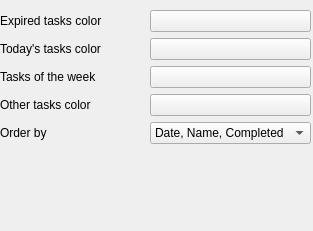
<?xml version="1.0" encoding="UTF-8"?>
<ui version="4.0">
 <class>appearanceconfig</class>
 <widget class="QWidget" name="appearanceconfig">
  <property name="geometry">
   <rect>
    <x>0</x>
    <y>0</y>
    <width>313</width>
    <height>231</height>
   </rect>
  </property>
  <property name="windowTitle">
   <string>Form</string>
  </property>
  <widget class="QWidget" name="">
   <property name="geometry">
    <rect>
     <x>0</x>
     <y>10</y>
     <width>311</width>
     <height>138</height>
    </rect>
   </property>
   <layout class="QGridLayout" name="gridLayout">
    <item row="0" column="0">
     <widget class="QLabel" name="label">
      <property name="text">
       <string>Expired tasks color</string>
      </property>
     </widget>
    </item>
    <item row="1" column="0">
     <widget class="QLabel" name="label_2">
      <property name="text">
       <string>Today's tasks color</string>
      </property>
     </widget>
    </item>
    <item row="3" column="0">
     <widget class="QLabel" name="label_4">
      <property name="text">
       <string>Other tasks color</string>
      </property>
     </widget>
    </item>
    <item row="4" column="0">
     <widget class="QLabel" name="label_5">
      <property name="text">
       <string>Order by</string>
      </property>
     </widget>
    </item>
    <item row="0" column="1">
     <widget class="KColorButton" name="expiredColor">
      <property name="color">
       <color>
        <red>200</red>
        <green>0</green>
        <blue>0</blue>
       </color>
      </property>
      <property name="alphaChannelEnabled">
       <bool>false</bool>
      </property>
     </widget>
    </item>
    <item row="1" column="1">
     <widget class="KColorButton" name="todayColor">
      <property name="color">
       <color>
        <red>230</red>
        <green>70</green>
        <blue>0</blue>
       </color>
      </property>
     </widget>
    </item>
    <item row="3" column="1">
     <widget class="KColorButton" name="otherColor"/>
    </item>
    <item row="2" column="0">
     <widget class="QLabel" name="label_3">
      <property name="text">
       <string>Tasks of the week</string>
      </property>
     </widget>
    </item>
    <item row="2" column="1">
     <widget class="KColorButton" name="weekColor">
      <property name="color">
       <color>
        <red>230</red>
        <green>240</green>
        <blue>0</blue>
       </color>
      </property>
     </widget>
    </item>
    <item row="4" column="1">
     <widget class="QComboBox" name="orderBy">
      <property name="enabled">
       <bool>true</bool>
      </property>
      <property name="sizeAdjustPolicy">
       <enum>QComboBox::AdjustToContents</enum>
      </property>
      <item>
       <property name="text">
        <string>Date, Name, Completed</string>
       </property>
      </item>
      <item>
       <property name="text">
        <string>Name, Date, Completed</string>
       </property>
      </item>
      <item>
       <property name="text">
        <string>Completed, Date, Name</string>
       </property>
      </item>
      <item>
       <property name="text">
        <string>Completed, Name, Date</string>
       </property>
      </item>
     </widget>
    </item>
   </layout>
  </widget>
 </widget>
 <customwidgets>
  <customwidget>
   <class>KColorButton</class>
   <extends>QPushButton</extends>
   <header>kcolorbutton.h</header>
  </customwidget>
 </customwidgets>
 <resources/>
 <connections/>
</ui>
